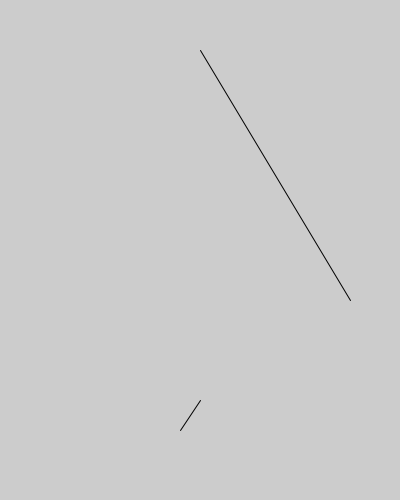
Frame 1 (no input)
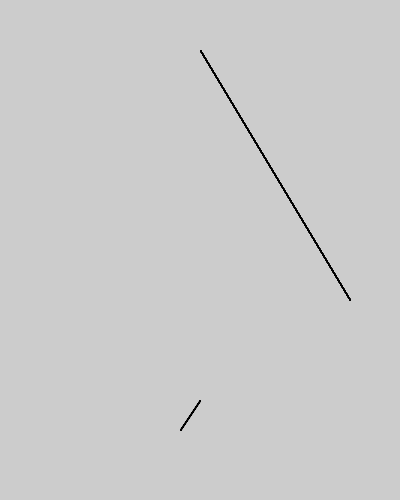
Frame 60 (the mouse pressed at the canvas centre just before this capture)
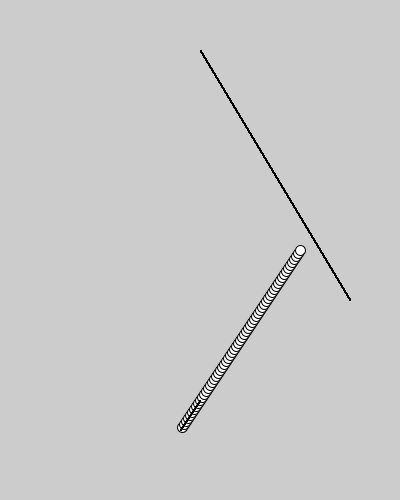
Frame 120 (the mouse held since frame 60 and released just before this capture)

The Processing sketch that drew these frames (run headless with seeded random() and noise(); from frame 60 on, the mouse is pressed at the canvas centre):

// Processing sketch: step10_0_bumping_before_collision
// ── step10_0_bumping_before_collision.pde
//Q: 如何做出有變化的球的彈跳 Idea: Microsoft 彈珠台
void setup(){
  size(400,500);
}
float x, y, vx, vy;
boolean flying=false;
void draw(){
  //background(255);
  //line(mouseX,mouseY,200,400);
  line(180,430, 200,400);//射擊
  if(flying){
    x += vx; y += vy;
    ellipse(x,y, 10,10);
  }
  line(200,50, 350,300); //球拍
  stroke(255,0,0);
  
  
  stroke(0);
}
void mousePressed(){//Angry Bird射出去
  x=180; y=430;//x=mouseX; y=mouseY;//line(mouseX,mouseY,200,400);
  //vx=(200-mouseX)/10.0; vy=(400-mouseY)/10.0;
  vx=(200-x)/10.0; vy=(400-y)/10.0;
  flying=true;
}
